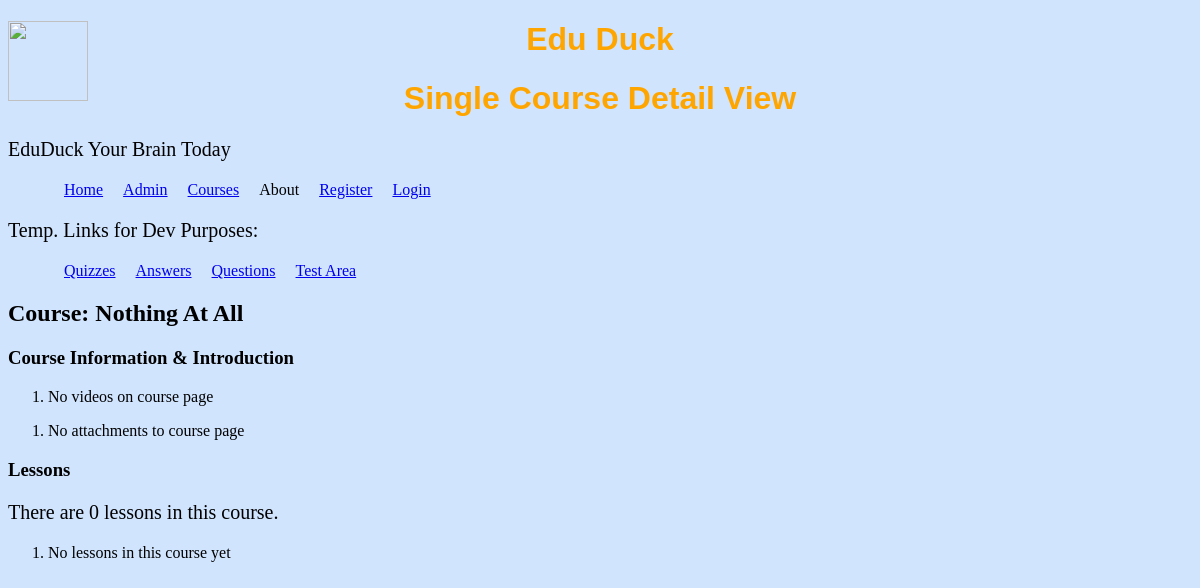
/courses/2/, run on an earlier commit of the app's database.
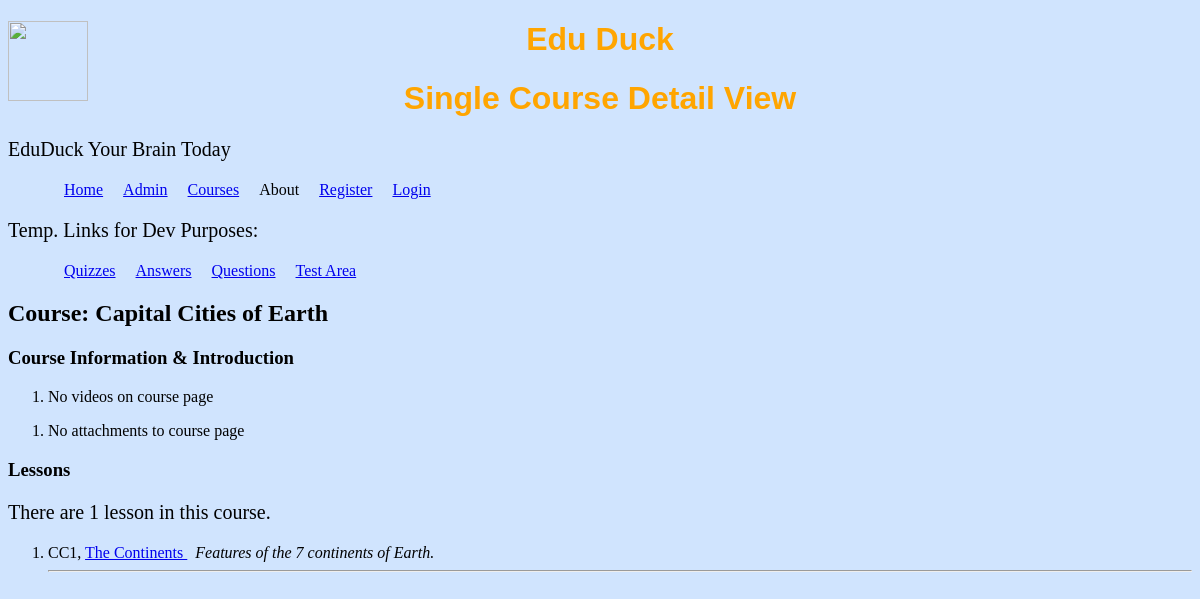
And on a later commit of the database.
### courses/models.py (models this page shows, shortened)
class Course(models.Model):
    course_code = models.CharField(max_length=10)
    course_name = models.CharField(max_length=150)
    course_abstract = models.TextField()
    course_organiser = models.CharField(max_length=100)
    course_level = models.CharField(max_length=10, blank=True, null=True)
    course_credits = models.IntegerField(blank=True, null=True)

class Lesson(models.Model):
    lesson_code = models.CharField(max_length=10, blank=True, null=True)
    lesson_name = models.CharField(max_length=200)
    course = models.ForeignKey(Course)
    abstract = models.TextField()

### courses/views.py (the view)
# urls.py: url(r'^courses/(?P<course_id>\d+)/$', 'courses.views.single'),
def single(request, course_id):
    course = get_object_or_404(Course, pk=course_id)
    template = 'courses/single.html'
    context_data = {'course': course}
    context_instance = RequestContext(request)
    return render_to_response(template, context_data, context_instance)

### Templates/courses/single.html
{% extends "base.html" %}
{% block banner %}
    <h1>Single Course Detail View</h1>
{% endblock %}
{% block content %}
    <h2>Course: {{course.course_name}}</h2>
    <h3>Course Information & Introduction</h3>
    <ol>
    {% for v in course.video_set.all %}
        <li>{{ v.video_code}} {{v.video_name}}: {{v.url}}</li>
        <iframe width="560" height="315" src='{{ v.url }}'
        frameborder="0" allowfullscreen></iframe>
    {% empty %}
        <li>No videos on course page</li>
    {% endfor %}
    </ol>
    <ol>
    {% for a in course.attachments_set.all %}
        <li>{{ a.att_code}} {{a.att_name}}: {{a.att_desc}}</li>
    {% empty %}
        <li>No attachments to course page</li>
    {% endfor %}
    </ol>
    <h3>Lessons</h3>
    <p>There are {{course.lesson_set.count}}
    lesson{{course.lesson_set.count|pluralize:",s"}} in this course.</p>
    {% regroup course.lesson_set.all by lesson.lesson_code as lesson_list %}
    <ol>
        {% for lesson in course.lesson_set.all %}
            <li>
                {{ lesson.lesson_code}},
                <a href='/courses/{{course.pk}}/lesson/{{lesson.pk}}'>
                    {{ lesson.lesson_name }}
                </a>
                <em>&nbsp;&nbsp;{{ lesson.abstract}}</em>
                <hr />
            </li>
        {% empty %}
            <li>No lessons in this course yet</li>
        {% endfor %}
    </ol>
{% endblock %}

### Templates/base.html (shortened to what this page needs)
<!DOCTYPE html>
<html lang="en">
<head>
    <link rel="stylesheet" href="{{ STATIC_URL }}common.css" />
</head>
<body>
    <div id="motif">
        <img src="{{ STATIC_URL }}motif.jpg" width="80px" height="80px"/>
    </div>
    <div id="banner">
        <h1>Edu Duck</h1>
        {% block banner %}{% endblock %}
        <p id="strapline">EduDuck Your Brain Today</p>
    </div>
    <div id="navbar">
        {% block navbar %}
        <ul>
            <li><a href="/courses/">Home</a></li>
            <li><a href="/admin">Admin</a></li>
            <li><a href="/courses/">Courses</a></li>
            <li>About</li>
            {% if user.is_authenticated %}
            <li><a href="/users/">{{ user.username }}</a></li>
            <li><a href="/accounts/logout/">Logout</a></li>
            {% else %}
            <li><a href="/accounts/register/">Register</a></li>
            <li><a href="/accounts/login/">Login</a></li>
            {% endif %}
        </ul>
        <p>Temp. Links for Dev Purposes:</p>
        <ul>
            <li><a href="/quizzes/">Quizzes</a></li>
            <li><a href="/answers/">Answers</a></li>
            <li><a href="/questions/">Questions</a></li>
            <li><a href="/questiontest/">Test Area</a></li>
        </ul>
        {% endblock navbar%}
    </div>
    <div id="content">
        {% block content %}{% endblock %}
    </div>
</body>
</html>

### static/common.css (style rules this page uses)
body { background-color:#d0e4fe; }
h1 { color:orange; text-align:center; font-size: xx-large; font-family: "Bitstream Charter", sans-serif }
p { font-family:"Times New Roman"; font-size:20px; }
div#navbar ul li { margin-left: 0; padding-left: 1em; text-indent: -1em; list-style: none; display: inline; }
div#motif { position: fixed; z-index:-1; }

What changed in the data, as far as the page shows it:
changed Course: course_name "Nothing At All" → "Capital Cities of Earth"; lesson_set.count "0" → "1"
added Lesson: lesson_code "CC1", lesson_name "The Continents", abstract "Features of the 7 continents of Earth."
Also different on the page:
text no longer shown: "No lessons in this course yet"
